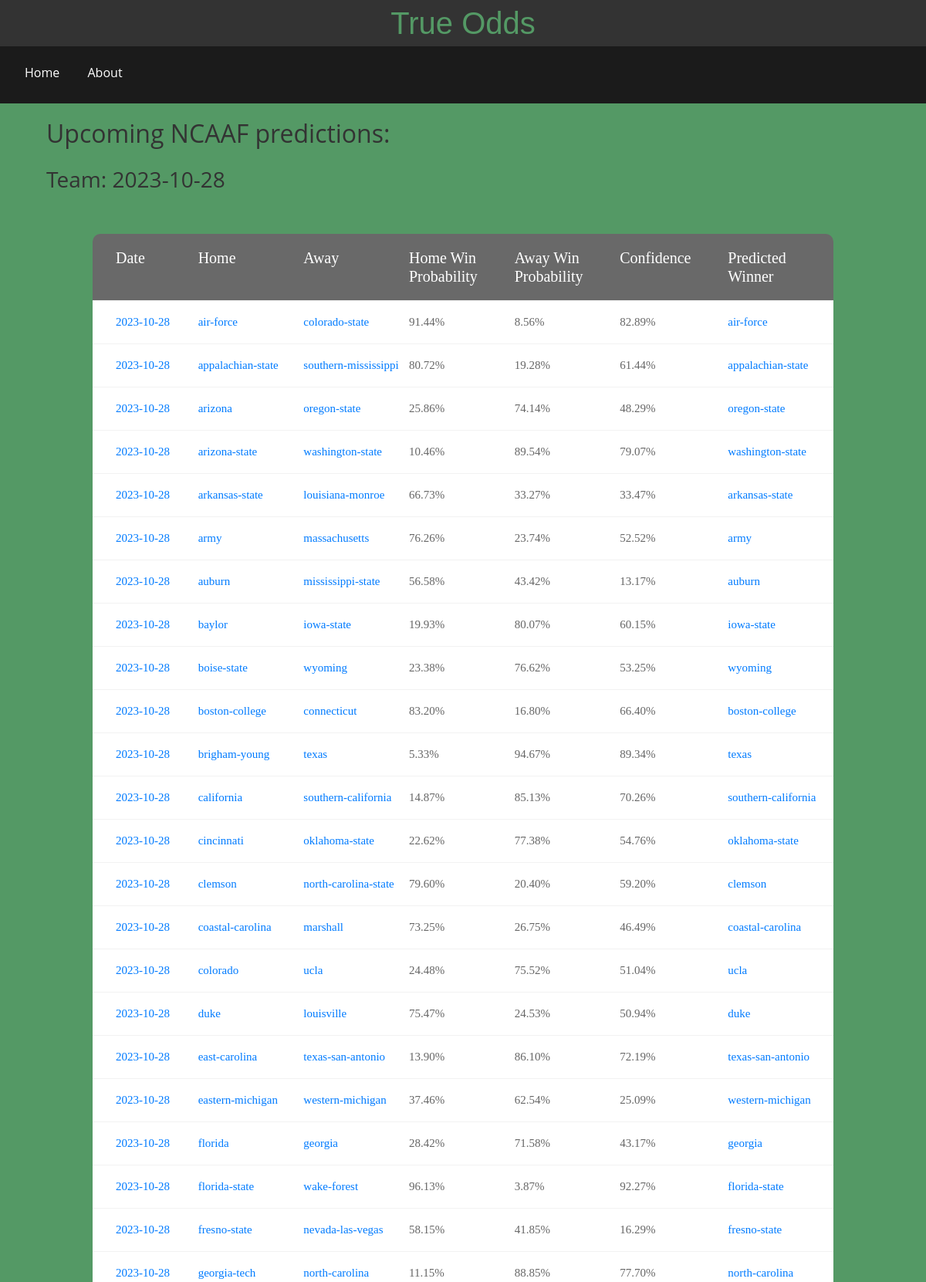
Screenshot of /day/2023-10-28 (upper part) with the database file from the repository.
### true_odds/models.py (models this page shows)
class Game(db.Model):
    index = db.Column(db.Integer(), primary_key=True, autoincrement=True)
    date = db.Column(db.String(20))
    A = db.Column(db.String(30))  # Adjust the type and length accordingly
    B = db.Column(db.String(30))
    A_win = db.Column(db.Float)
    B_win = db.Column(db.Float)
    ABS_diff = db.Column(db.Float)
    prediction = db.Column(db.String(30))

### true_odds/routes.py (the view)
@app.route('/day/<date>')
def date_page(date):
    date_db = Game.query.filter(Game.date == date)
    return render_template('team_preds.html', name=date, table=date_db)

### true_odds/templates/team_preds.html
{% extends 'pred.html' %}
{% block subsearch %}
Team: {{name}}
{% endblock %}

### true_odds/templates/pred.html (shortened to what this page needs)
{% extends 'base.html' %}
{% block body %}
<div class="page-title">
    <h2>
        Upcoming NCAAF predictions:
    </h2>
    <br>
    <h3>
        {% block subsearch %}{% endblock %}
    </h3>
</div>
<div class="limiter">
    <div class="container-table100">
        <div class="wrap-table100">
            <div class="table">
                <div class="row header">
                    <div class="cell">Date</div>
                    <div class="cell">Home</div>
                    <div class="cell">Away</div>
                    <div class="cell">Home Win Probability</div>
                    <div class="cell">Away Win Probability</div>
                    <div class="cell">Confidence</div>
                    <div class="cell">Predicted Winner</div>
                </div>
                {% for row in table %}
                <div class="row">
                    <div class="cell"><a href="{{ url_for('date_page', date=row.date) }}">{{row.date}}</a></div>
                    <div class="cell"><a href="{{ url_for('team_page', teamname=row.A) }}">{{row.A}}</a></div>
                    <div class="cell"><a href="{{ url_for('team_page', teamname=row.B) }}">{{row.B}}</a></div>
                    <div class="cell">{{ '{:.2%}'.format(row.A_win) }}</div>
                    <div class="cell">{{ '{:.2%}'.format(row.B_win) }}</div>
                    <div class="cell">{{ '{:.2%}'.format(row.ABS_diff) }}</div>
                    <div class="cell"><a href="{{ url_for('team_page', teamname=row.prediction) }}">{{ row.prediction }}</a></div>
                </div>
                {% endfor %}
            </div>
        </div>
    </div>
</div>
{% endblock %}

### true_odds/templates/base.html (shortened to what this page needs)
<!DOCTYPE html>
<html lang="en">
<head>
    <link rel="stylesheet" href="https://cdn.jsdelivr.net/npm/bootstrap@4.5.3/dist/css/bootstrap.min.css">
</head>
<body>
    <link rel="stylesheet" href="{{ url_for('static', filename='CSS/main-v0.2.css') }}">
    <link rel="stylesheet" href="{{ url_for('static', filename='CSS/utils.css') }}">
    <div class="odds-title">True Odds</div>
    <div class="navbar">
        <nav>
            <ul>
                <li><a href="{{ url_for('index') }}">Home</a></li>
                <li><a href="{{ url_for('about_page') }}">About</a></li>
            </ul>
        </nav>
    </div>
    {% block body %}{% endblock %}
</body>
</html>

### true_odds/static/CSS/main-v0.2.css (style rules this page uses)
.navbar { background-color: #1b1b1b; overflow: hidden; }
.navbar ul { list-style-type: none; margin: 0; padding: -10; }
.navbar li { border-radius: 10px; display: inline-block; }
.navbar a { float: left; display: block; color: white; text-align: center; padding: 14px 16px; text-decoration: none; }
* { margin: 0px; padding: 0px; box-sizing: border-box; }
body, html { height: 100%; background-color: #333; color: #fff; font-family: 'Open Sans', sans-serif; }
a { margin: 0px; transition: all 0.4s; -webkit-transition: all 0.4s; -o-transition: all 0.4s; -moz-transition: all 0.4s; }
h1,h2,h3,h4,h5,h6 { margin: 0px; }
ul, li { margin: 0px; list-style-type: none; }
.limiter { width: 100%; margin: 0 auto; margin-top: 0%; }
.container-table100 { width: 100%; background: #549965; display: -webkit-box; display: -webkit-flex; display: -moz-box; display: -ms-flexbox; display: flex; align-items: center; justify-content: center; flex-wrap: wrap; padding: 33px 30px; }
.odds-title { text-align: center; font-size: 40px; font-family: Impact, Haettenschweiler, 'Arial Narrow Bold', sans-serif; color: #549965; }
.page-title { width: 100%; background: #549965; padding: 20px 5%; color: #333; }
.wrap-table100 { width: 960px; border-radius: 10px; overflow: hidden; }
.table { width: 100%; display: table; margin: 0; }
.row { display: table-row; background: #fff; }
.row.header { color: #ffffff; background: #696969; }
.cell { display: table-cell; }
.row .cell { font-family: Poppins-Regular; font-size: 15px; color: #666666; line-height: 1.0; font-weight: unset !important; width: 90px; padding-top: 20px; padding-bottom: 20px; border-bottom: 1px solid #f2f2f2; }
.row.header .cell { font-family: Poppins-Regular; font-size: 20px; color: #fff; line-height: 1.2; font-weight: unset !important; padding-top: 19px; padding-bottom: 19px; }
.row .cell:nth-child(1) { padding-left: 30px; }
.table, .row { width: 100% !important; }

### rows the page displays
Game: date "2023-10-28", A "air-force", B "colorado-state", A_win "91.44%", B_win "8.56%", ABS_diff "82.89%", prediction "air-force"
Game: date "2023-10-28", A "appalachian-state", B "southern-mississippi", A_win "80.72%", B_win "19.28%", ABS_diff "61.44%", prediction "appalachian-state"
Game: date "2023-10-28", A "arizona", B "oregon-state", A_win "25.86%", B_win "74.14%", ABS_diff "48.29%", prediction "oregon-state"
Game: date "2023-10-28", A "arizona-state", B "washington-state", A_win "10.46%", B_win "89.54%", ABS_diff "79.07%", prediction "washington-state"
Game: date "2023-10-28", A "arkansas-state", B "louisiana-monroe", A_win "66.73%", B_win "33.27%", ABS_diff "33.47%", prediction "arkansas-state"
Game: date "2023-10-28", A "army", B "massachusetts", A_win "76.26%", B_win "23.74%", ABS_diff "52.52%", prediction "army"
Game: date "2023-10-28", A "auburn", B "mississippi-state", A_win "56.58%", B_win "43.42%", ABS_diff "13.17%", prediction "auburn"
Game: date "2023-10-28", A "baylor", B "iowa-state", A_win "19.93%", B_win "80.07%", ABS_diff "60.15%", prediction "iowa-state"
Game: date "2023-10-28", A "boise-state", B "wyoming", A_win "23.38%", B_win "76.62%", ABS_diff "53.25%", prediction "wyoming"
Game: date "2023-10-28", A "boston-college", B "connecticut", A_win "83.20%", B_win "16.80%", ABS_diff "66.40%", prediction "boston-college"
Game: date "2023-10-28", A "brigham-young", B "texas", A_win "5.33%", B_win "94.67%", ABS_diff "89.34%", prediction "texas"
Game: date "2023-10-28", A "california", B "southern-california", A_win "14.87%", B_win "85.13%", ABS_diff "70.26%", prediction "southern-california"
Game: date "2023-10-28", A "cincinnati", B "oklahoma-state", A_win "22.62%", B_win "77.38%", ABS_diff "54.76%", prediction "oklahoma-state"
Game: date "2023-10-28", A "clemson", B "north-carolina-state", A_win "79.60%", B_win "20.40%", ABS_diff "59.20%", prediction "clemson"
Game: date "2023-10-28", A "coastal-carolina", B "marshall", A_win "73.25%", B_win "26.75%", ABS_diff "46.49%", prediction "coastal-carolina"
Game: date "2023-10-28", A "colorado", B "ucla", A_win "24.48%", B_win "75.52%", ABS_diff "51.04%", prediction "ucla"
Game: date "2023-10-28", A "duke", B "louisville", A_win "75.47%", B_win "24.53%", ABS_diff "50.94%", prediction "duke"
Game: date "2023-10-28", A "east-carolina", B "texas-san-antonio", A_win "13.90%", B_win "86.10%", ABS_diff "72.19%", prediction "texas-san-antonio"
Game: date "2023-10-28", A "eastern-michigan", B "western-michigan", A_win "37.46%", B_win "62.54%", ABS_diff "25.09%", prediction "western-michigan"
Game: date "2023-10-28", A "florida", B "georgia", A_win "28.42%", B_win "71.58%", ABS_diff "43.17%", prediction "georgia"
Game: date "2023-10-28", A "florida-state", B "wake-forest", A_win "96.13%", B_win "3.87%", ABS_diff "92.27%", prediction "florida-state"
Game: date "2023-10-28", A "fresno-state", B "nevada-las-vegas", A_win "58.15%", B_win "41.85%", ABS_diff "16.29%", prediction "fresno-state"
Game: date "2023-10-28", A "georgia-tech", B "north-carolina", A_win "11.15%", B_win "88.85%", ABS_diff "77.70%", prediction "north-carolina"

### other values shown
{{ name }} "2023-10-28"
